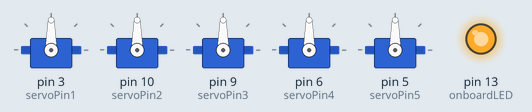
Bench run of a sketch on a simulated Arduino Uno, built with avr-gcc and run on an emulated ATmega328P. On the bench: 5 × servo, output pins drawn as LEDs (lit = HIGH). At 1.0 s the program stops and its outputs stay as they are.

Above: at 0.1 s.
Timing chart, 0 to 1.6 s (numbered marks = the images above):
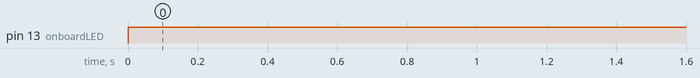

The sketch:

arm_5sensor.ino
```cpp
#include <Servo.h>

// sensor ports:
//     5v - red
//     ground - grey
//     Analog 0 - green

// servo ports:
    // servo 3
    // servo 10
    // servo 9
    // servo 6
    // servo 5

Servo myServo1;
int servoPin1 = 3;
int servoMin1 = 0;      // Minimum angle for servo1
int servoMax1 = 180;     // Maximum angle for servo1

Servo myServo2;
int servoPin2 = 10;
int servoMin2 = 0;      // Minimum angle for servo2
int servoMax2 = 180;    // Maximum angle for servo2

Servo myServo3;
int servoPin3 = 9;
int servoMin3 = 0;     // Minimum angle for servo3
int servoMax3 = 180;    // Maximum angle for servo3

Servo myServo4;
int servoPin4 = 6;
int servoMin4 = 0;     // Minimum angle for servo4
int servoMax4 = 180;    // Maximum angle for servo4

Servo myServo5;
int servoPin5 = 5;
int servoMin5 = 0;     // Minimum angle for servo5
int servoMax5 = 180;    // Maximum angle for servo5

int onboardLED = 13;            // Arduino onboard LED (pin 13) you can control
int voltageThreshold = 400;     // Threshold voltage for servo activation

bool servo1Activated = false;    // Track if servo1 is activated
bool servo2Activated = false;    // Track if servo2 is activated
bool servo3Activated = false;    // Track if servo3 is activated
bool servo4Activated = false;    // Track if servo4 is activated
bool servo5Activated = false;    // Track if servo5 is activated

void setup() {
  myServo1.attach(servoPin1);
  myServo2.attach(servoPin2);
  myServo3.attach(servoPin3);
  myServo4.attach(servoPin4);
  myServo5.attach(servoPin5);
  Serial.begin(9600);
  pinMode(onboardLED, OUTPUT);
}

void loop() {
  int currentVoltage = analogRead(A0);  // Read the voltage from the sensor

  // Control servo1 based on the voltage reading
  if (currentVoltage > voltageThreshold && !servo1Activated) {
    digitalWrite(onboardLED, HIGH);
    int servoAngle1 = map(currentVoltage, 0, 1023, servoMin1, servoMax1);
    myServo1.write(servoAngle1);
    servo1Activated = true;
  } else if (currentVoltage <= voltageThreshold && servo1Activated) {
    digitalWrite(onboardLED, LOW);
    myServo1.write(servoMin1);
    servo1Activated = false;
  }

  // Control servo2 based on the voltage reading
  if (currentVoltage > voltageThreshold && !servo2Activated) {
    digitalWrite(onboardLED, HIGH);
    int servoAngle2 = map(currentVoltage, 0, 1023, servoMin2, servoMax2);
    myServo2.write(servoAngle2);
    servo2Activated = true;
  } else if (currentVoltage <= voltageThreshold && servo2Activated) {
    digitalWrite(onboardLED, LOW);
    myServo2.write(servoMin2);
    servo2Activated = false;
  }

  // Control servo3 based on the voltage reading
   if (currentVoltage > voltageThreshold && !servo3Activated) {
    digitalWrite(onboardLED, HIGH);
    int servoAngle3 = map(currentVoltage, 0, 1023, servoMin3, servoMax3);
    myServo3.write(servoAngle3);
    servo3Activated = true;
  } else if (currentVoltage <= voltageThreshold && servo3Activated) {
    digitalWrite(onboardLED, LOW);
    myServo3.write(servoMin3);
    servo3Activated = false;
  }

  // Control servo4 based on the voltage reading
  if (currentVoltage > voltageThreshold && !servo4Activated) {
    digitalWrite(onboardLED, HIGH);
    int servoAngle4 = map(currentVoltage, 0, 1023, servoMin4, servoMax4);
    myServo4.write(servoAngle4);
    servo4Activated = true;
  } else if (currentVoltage <= voltageThreshold && servo4Activated) {
    digitalWrite(onboardLED, LOW);
    myServo4.write(servoMin4);
    servo4Activated = false;
  }

  // Control servo5 based on the voltage reading
  if (currentVoltage > voltageThreshold && !servo5Activated) {
    digitalWrite(onboardLED, HIGH);
    int servoAngle5 = map(currentVoltage, 0, 1023, servoMin5, servoMax5);
    myServo5.write(servoAngle5);
    servo5Activated = true;
  } else if (currentVoltage <= voltageThreshold && servo5Activated) {
    digitalWrite(onboardLED, LOW);
    myServo5.write(servoMin5);
    servo5Activated = false;
  }

  delay(1000); // Optional delay for smoother servo movement
  exit(0); // Functions only on button-press (keeps things smooth for a test)
}
```

Measured:
- by itself, pin 13 (onboardLED): LOW → HIGH at 0.00 s
